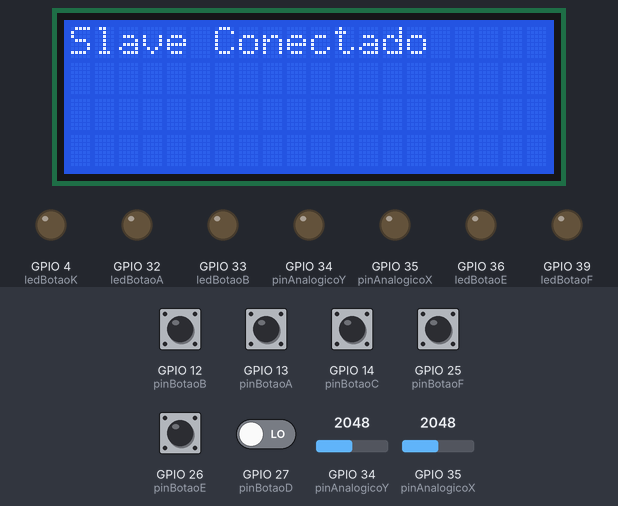
This program was run on a simulated ESP32. Parts: 20×4 character LCD, output pins drawn as LEDs (lit = HIGH). Inputs (shaded band) come from the test bench; at power-on: GPIO 12 (pinBotaoB), GPIO 13 (pinBotaoA), GPIO 14 (pinBotaoC), GPIO 25 (pinBotaoF), GPIO 26 (pinBotaoE), GPIO 27 (pinBotaoD) LOW, GPIO 34 (pinAnalogicoY) = 2048, GPIO 35 (pinAnalogicoX) = 2048. Nothing arrives over Bluetooth unless stated; what the program prints to the serial monitor is not drawn.

Above: at 1.3 s.
1.4 s: GPIO 12 (pinBotaoB) pulled HIGH for 1 s
At 3.5 s:
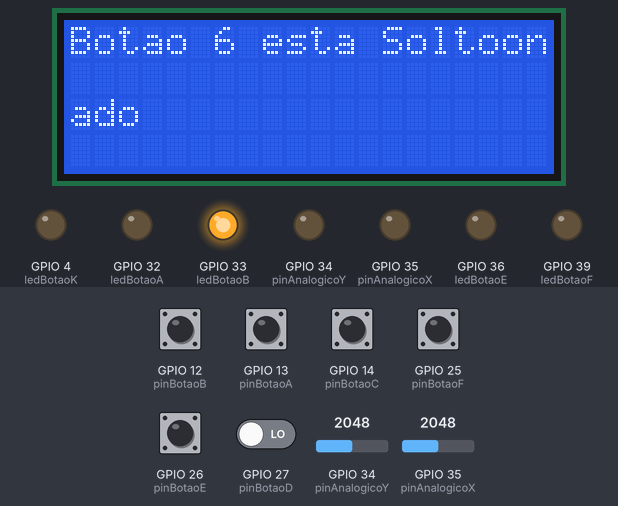
3.9 s: GPIO 12 (pinBotaoB) pulled HIGH for 0.15 s
At 4.06 s:
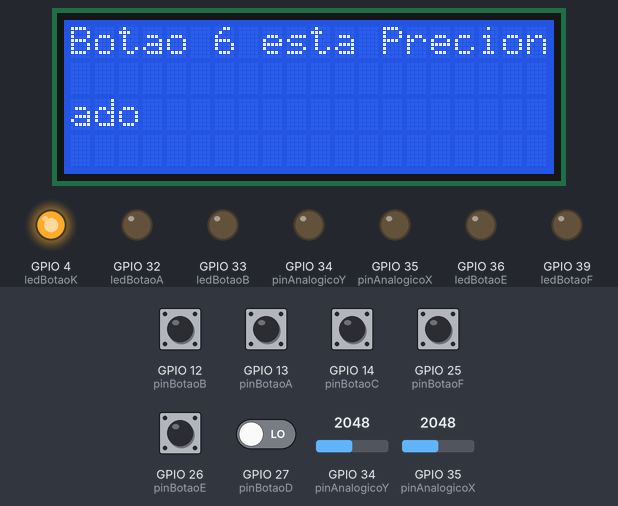
5.6 s: GPIO 13 (pinBotaoA) pulled HIGH for 0.15 s
At 6.7 s:
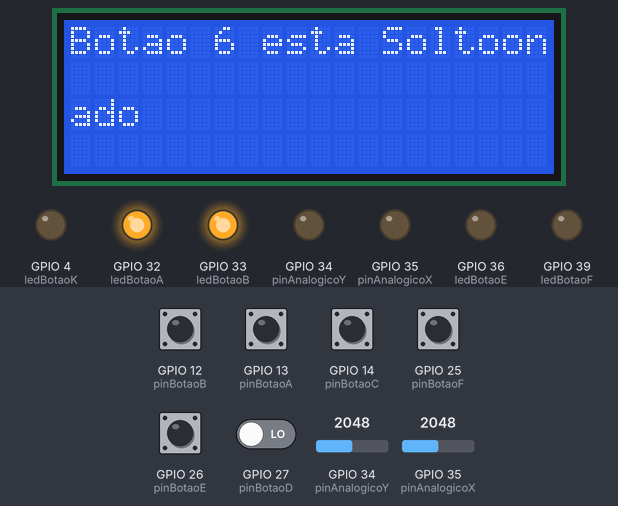
7.3 s: GPIO 14 (pinBotaoC) pulled HIGH for 0.15 s
At 8.7 s:
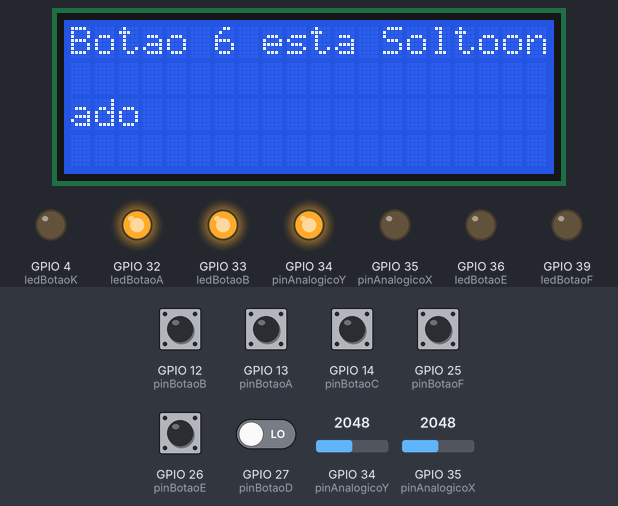
9.0 s: GPIO 25 (pinBotaoF) pulled HIGH for 0.15 s
At 9.8 s:
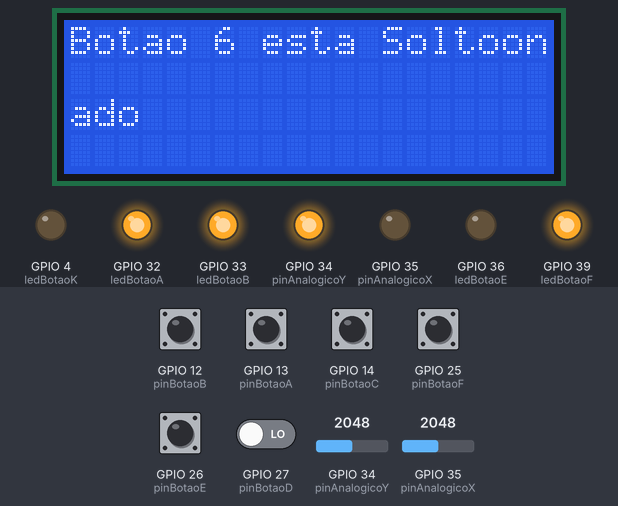
10.7 s: GPIO 26 (pinBotaoE) pulled HIGH for 0.15 s
At 11.7 s:
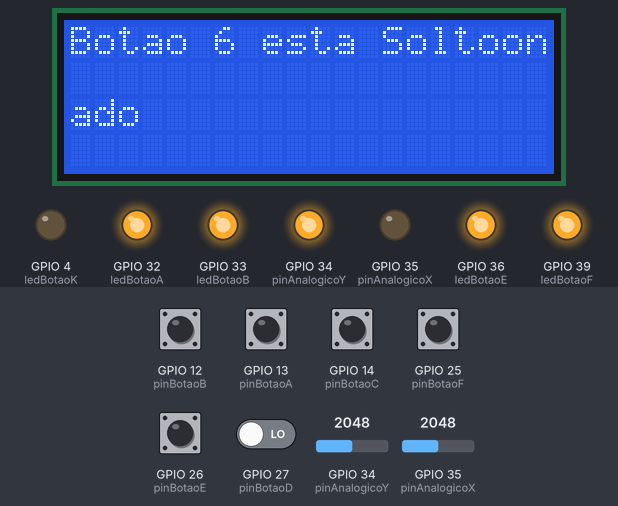
Timing chart, 0 to 13.4 s (numbered marks = the images above; inputs shaded):
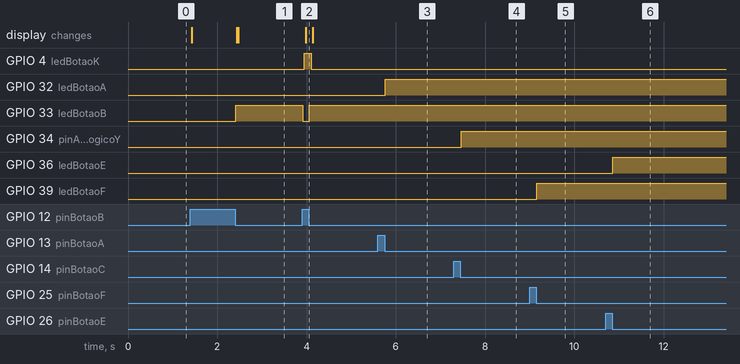

Measured:
- after the input at 1.4 s, GPIO 33 (ledBotaoB): LOW → HIGH after 1.0 s; the display: first changes at once (image 1 shows a later state)
- after the input at 3.9 s, GPIO 4 (ledBotaoK): LOW → HIGH after 0.05 s, → LOW 0.16 s later; GPIO 33 (ledBotaoB): HIGH → LOW at once, → HIGH 0.15 s later; the display: changes after 0.08 s (image 2)
- after the input at 5.6 s, GPIO 32 (ledBotaoA): LOW → HIGH after 0.16 s
- after the input at 7.3 s, GPIO 34 (pinAnalogicoY): LOW → HIGH after 0.16 s
- after the input at 9.0 s, GPIO 39 (ledBotaoF): LOW → HIGH after 0.16 s
- after the input at 10.7 s, GPIO 36 (ledBotaoE): LOW → HIGH after 0.16 s

The program:

main.cpp
```cpp
#include <Arduino.h>
#include <BluetoothSerial.h>
#include <Bounce2.h>
#include <ArduinoJson.h>
#include <LiquidCrystal_I2C.h>
/* teste projeto em grupo
madu silva*/

// ********************** DEFINICOES *********************

const char enderecoMaster[] = {};  // Endereço do dispositivo mestre
#define num_botoes 7

#define pinBotaoA 13
#define pinBotaoB 12
#define pinBotaoC 14
#define pinBotaoD 27
#define pinBotaoE 26
#define pinBotaoF 25
#define pinBotaoK 33
#define pinAnalogicoX 35
#define pinAnalogicoY 34

#define ledBotaoA 32
#define ledBotaoB 33
#define ledBotaoC 34
#define ledBotaoD 35
#define ledBotaoE 36
#define ledBotaoF 39
#define ledBotaoK 4

const char pinJoyStick[num_botoes] = {
    pinBotaoA, pinBotaoB, pinBotaoC, pinBotaoD, pinBotaoE, pinBotaoF, pinBotaoK
};

// *********************   OBJETOS   *********************

BluetoothSerial BT;
Bounce *joystick = new Bounce[num_botoes];
JsonDocument doc;
LiquidCrystal_I2C lcd(0x27, 20, 4);

// *********************  VARIAVEIS  *********************
int mudancaBotoes[num_botoes] = {0, 0, 0, 0, 0, 0, 0};
int estadoBotoes[num_botoes] = {0, 0, 0, 0, 0, 0, 0};

static int analogicoAnterior[2] = {9, 9};
int analogicoAtual[2] = {0, 0};

// **************** PROTOTIPO DAS FUNCOES ************
void reconectarBT();
void IniciarBT();

enum pinsBotoes {
  botaoA = 0, botaoB = 1, botaoC = 2, botaoD = 3, botaoE = 4, botaoF = 5, botaoK = 6,
};

void setup() {
  Serial.begin(9600);
  lcd.init();
  lcd.backlight();
  lcd.print("Slave Conectado");

  IniciarBT();

  for (char i = 0; i < num_botoes; i++) {
    joystick[i].attach(pinJoyStick[i], INPUT);
  }

  // Configura os pinos dos LEDs como saída
  pinMode(ledBotaoA, OUTPUT);
  pinMode(ledBotaoB, OUTPUT);
  pinMode(ledBotaoC, OUTPUT);
  pinMode(ledBotaoD, OUTPUT);
  pinMode(ledBotaoE, OUTPUT);
  pinMode(ledBotaoF, OUTPUT);
  pinMode(ledBotaoK, OUTPUT);
}

void loop() {
  bool atualizacao = false;

  int analogicoAtual[2] = {analogRead(pinAnalogicoX) / 200, analogRead(pinAnalogicoY) / 200};
  doc.clear();

  for (char j = 0; j < num_botoes; j++) {
    joystick[j].update();

    if (joystick[j].changed()) {
      char chave[10];
      sprintf(chave, "botao%d", j);
      doc[chave] = !joystick[j].read();
      mudancaBotoes[j] = 1;
      estadoBotoes[j] = !joystick[j].read();
      atualizacao = true;

      // Controle dos LEDs de acordo com o botão pressionado
      if (estadoBotoes[j] == 1) {
        switch (j) {
          case botaoA: digitalWrite(ledBotaoA, HIGH); break;
          case botaoB: digitalWrite(ledBotaoB, HIGH); break;
          case botaoC: digitalWrite(ledBotaoC, HIGH); break;
          case botaoD: digitalWrite(ledBotaoD, HIGH); break;
          case botaoE: digitalWrite(ledBotaoE, HIGH); break;
          case botaoF: digitalWrite(ledBotaoF, HIGH); break;
          case botaoK: digitalWrite(ledBotaoK, HIGH); break;
        }
      } else {
        switch (j) {
          case botaoA: digitalWrite(ledBotaoA, LOW); break;
          case botaoB: digitalWrite(ledBotaoB, LOW); break;
          case botaoC: digitalWrite(ledBotaoC, LOW); break;
          case botaoD: digitalWrite(ledBotaoD, LOW); break;
          case botaoE: digitalWrite(ledBotaoE, LOW); break;
          case botaoF: digitalWrite(ledBotaoF, LOW); break;
          case botaoK: digitalWrite(ledBotaoK, LOW); break;
        }
      }
    }
  }

  if (analogicoAtual[0] != analogicoAnterior[0]) {
    doc["anX"] = analogicoAtual[0];
    atualizacao = true;
  }

  if (analogicoAtual[1] != analogicoAnterior[1]) {
    doc["anY"] = analogicoAtual[1];
    atualizacao = true;
  }

  analogicoAnterior[0] = analogicoAtual[0];
  analogicoAnterior[1] = analogicoAtual[1];

  String payload;

  if (atualizacao) {
    serializeJson(doc, payload);
    Serial.println(payload);
  }

  if (BT.connected()) {
    BT.println(payload);
  } else {
    reconectarBT();
  }

  if (atualizacao) {
    for (int i = 0; i < num_botoes; i++) {
      if (mudancaBotoes[i]) {
        lcd.setCursor(0, 0);
        lcd.printf("Botao %d esta %s", i, estadoBotoes[i] ? "Precionado" : "Solto");
      }
    }
  }
}

void reconectarBT() {
  if (BT.connected()) return;

  Serial.println("Tentando reconectar...");
  BT.end();
  delay(1000);
  IniciarBT();
}

void IniciarBT() {
  Serial.println("Esp32 Iniciado");

  bool iniciouSucesso = BT.begin("SLAVE-GUI", false);  // Inicia como slave

  if (iniciouSucesso) {
    Serial.print("O Bluetooth iniciou como slave com sucesso");
  } else {
    Serial.println("Erro ao iniciar o Bluetooth como slave");
    ESP.restart();
  }

  Serial.println("Tentando conectar ao MASTER");

  if (BT.connect(enderecoMaster)) {
    Serial.println("Conectado ao MASTER com sucesso");
  }
}
```
